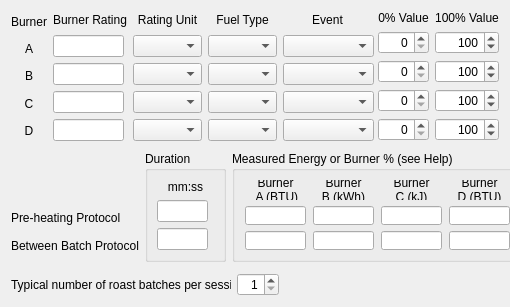
<?xml version="1.0" encoding="UTF-8"?>
<ui version="4.0">
 <class>Dialog</class>
 <widget class="QDialog" name="Dialog">
  <property name="geometry">
   <rect>
    <x>0</x>
    <y>0</y>
    <width>510</width>
    <height>307</height>
   </rect>
  </property>
  <property name="minimumSize">
   <size>
    <width>510</width>
    <height>303</height>
   </size>
  </property>
  <property name="windowTitle">
   <string>Energy Use Setup</string>
  </property>
  <layout class="QVBoxLayout" name="verticalLayout_15">
   <item>
    <layout class="QVBoxLayout" name="verticalLayout_14">
     <item>
      <layout class="QHBoxLayout" name="horizontalLayout">
       <item>
        <layout class="QVBoxLayout" name="verticalLayout_7">
         <item>
          <widget class="QLabel" name="burnerLabel">
           <property name="text">
            <string>Burner</string>
           </property>
           <property name="alignment">
            <set>Qt::AlignCenter</set>
           </property>
          </widget>
         </item>
         <item>
          <widget class="QLabel" name="aLabel">
           <property name="text">
            <string>A</string>
           </property>
           <property name="alignment">
            <set>Qt::AlignCenter</set>
           </property>
          </widget>
         </item>
         <item>
          <widget class="QLabel" name="bLabel">
           <property name="text">
            <string>B</string>
           </property>
           <property name="alignment">
            <set>Qt::AlignCenter</set>
           </property>
          </widget>
         </item>
         <item>
          <widget class="QLabel" name="cLabel">
           <property name="text">
            <string>C</string>
           </property>
           <property name="alignment">
            <set>Qt::AlignCenter</set>
           </property>
          </widget>
         </item>
         <item>
          <widget class="QLabel" name="dLabel">
           <property name="text">
            <string>D</string>
           </property>
           <property name="alignment">
            <set>Qt::AlignCenter</set>
           </property>
          </widget>
         </item>
        </layout>
       </item>
       <item>
        <layout class="QVBoxLayout" name="verticalLayout_6">
         <item>
          <widget class="QLabel" name="burnerratingsLabel">
           <property name="text">
            <string>Burner Rating</string>
           </property>
           <property name="alignment">
            <set>Qt::AlignCenter</set>
           </property>
          </widget>
         </item>
         <item>
          <widget class="QLineEdit" name="burnerratings[0]">
           <property name="sizePolicy">
            <sizepolicy hsizetype="Fixed" vsizetype="Fixed">
             <horstretch>0</horstretch>
             <verstretch>0</verstretch>
            </sizepolicy>
           </property>
           <property name="minimumSize">
            <size>
             <width>71</width>
             <height>22</height>
            </size>
           </property>
           <property name="maximumSize">
            <size>
             <width>71</width>
             <height>22</height>
            </size>
           </property>
           <property name="toolTip">
            <string>Enter the burner rating and then select the units</string>
           </property>
          </widget>
         </item>
         <item>
          <widget class="QLineEdit" name="burnerratings[1]">
           <property name="sizePolicy">
            <sizepolicy hsizetype="Fixed" vsizetype="Fixed">
             <horstretch>0</horstretch>
             <verstretch>0</verstretch>
            </sizepolicy>
           </property>
           <property name="minimumSize">
            <size>
             <width>71</width>
             <height>22</height>
            </size>
           </property>
           <property name="maximumSize">
            <size>
             <width>71</width>
             <height>22</height>
            </size>
           </property>
           <property name="toolTip">
            <string>Enter the burner rating and then select the units</string>
           </property>
          </widget>
         </item>
         <item>
          <widget class="QLineEdit" name="burnerratings[2]">
           <property name="sizePolicy">
            <sizepolicy hsizetype="Fixed" vsizetype="Fixed">
             <horstretch>0</horstretch>
             <verstretch>0</verstretch>
            </sizepolicy>
           </property>
           <property name="minimumSize">
            <size>
             <width>71</width>
             <height>22</height>
            </size>
           </property>
           <property name="maximumSize">
            <size>
             <width>71</width>
             <height>22</height>
            </size>
           </property>
           <property name="toolTip">
            <string>Enter the burner rating and then select the units</string>
           </property>
          </widget>
         </item>
         <item>
          <widget class="QLineEdit" name="burnerratings[3]">
           <property name="sizePolicy">
            <sizepolicy hsizetype="Fixed" vsizetype="Fixed">
             <horstretch>0</horstretch>
             <verstretch>0</verstretch>
            </sizepolicy>
           </property>
           <property name="minimumSize">
            <size>
             <width>71</width>
             <height>22</height>
            </size>
           </property>
           <property name="maximumSize">
            <size>
             <width>71</width>
             <height>22</height>
            </size>
           </property>
           <property name="toolTip">
            <string>Enter the burner rating and then select the units</string>
           </property>
          </widget>
         </item>
        </layout>
       </item>
       <item>
        <layout class="QVBoxLayout" name="verticalLayout_5">
         <item>
          <widget class="QLabel" name="ratingunitsLabel">
           <property name="text">
            <string>Rating Unit</string>
           </property>
           <property name="alignment">
            <set>Qt::AlignCenter</set>
           </property>
          </widget>
         </item>
         <item>
          <widget class="QComboBox" name="ratingunits[0]">
           <property name="minimumSize">
            <size>
             <width>69</width>
             <height>22</height>
            </size>
           </property>
          </widget>
         </item>
         <item>
          <widget class="QComboBox" name="ratingunits[1]">
           <property name="minimumSize">
            <size>
             <width>69</width>
             <height>22</height>
            </size>
           </property>
          </widget>
         </item>
         <item>
          <widget class="QComboBox" name="ratingunits[2]">
           <property name="minimumSize">
            <size>
             <width>69</width>
             <height>22</height>
            </size>
           </property>
          </widget>
         </item>
         <item>
          <widget class="QComboBox" name="ratingunits[3]">
           <property name="minimumSize">
            <size>
             <width>69</width>
             <height>22</height>
            </size>
           </property>
          </widget>
         </item>
        </layout>
       </item>
       <item>
        <layout class="QVBoxLayout" name="verticalLayout_4">
         <item>
          <widget class="QLabel" name="fueltypesLabel">
           <property name="text">
            <string>Fuel Type</string>
           </property>
           <property name="alignment">
            <set>Qt::AlignCenter</set>
           </property>
          </widget>
         </item>
         <item>
          <widget class="QComboBox" name="fueltypes[0]">
           <property name="minimumSize">
            <size>
             <width>69</width>
             <height>22</height>
            </size>
           </property>
          </widget>
         </item>
         <item>
          <widget class="QComboBox" name="fueltypes[1]">
           <property name="minimumSize">
            <size>
             <width>69</width>
             <height>22</height>
            </size>
           </property>
          </widget>
         </item>
         <item>
          <widget class="QComboBox" name="fueltypes[2]">
           <property name="minimumSize">
            <size>
             <width>69</width>
             <height>22</height>
            </size>
           </property>
          </widget>
         </item>
         <item>
          <widget class="QComboBox" name="fueltypes[3]">
           <property name="minimumSize">
            <size>
             <width>69</width>
             <height>22</height>
            </size>
           </property>
          </widget>
         </item>
        </layout>
       </item>
       <item>
        <layout class="QVBoxLayout" name="verticalLayout_3">
         <item>
          <widget class="QLabel" name="burner_etypesLabel">
           <property name="text">
            <string>Event</string>
           </property>
           <property name="alignment">
            <set>Qt::AlignCenter</set>
           </property>
          </widget>
         </item>
         <item>
          <widget class="QComboBox" name="burner_etypes[0]">
           <property name="minimumSize">
            <size>
             <width>91</width>
             <height>22</height>
            </size>
           </property>
           <property name="toolTip">
            <string>Select the event is any used to record the burner value</string>
           </property>
           <property name="editable">
            <bool>false</bool>
           </property>
          </widget>
         </item>
         <item>
          <widget class="QComboBox" name="burner_etypes[1]">
           <property name="minimumSize">
            <size>
             <width>91</width>
             <height>22</height>
            </size>
           </property>
           <property name="toolTip">
            <string>Select the event is any used to record the burner value</string>
           </property>
           <property name="editable">
            <bool>false</bool>
           </property>
          </widget>
         </item>
         <item>
          <widget class="QComboBox" name="burner_etypes[2]">
           <property name="minimumSize">
            <size>
             <width>91</width>
             <height>22</height>
            </size>
           </property>
           <property name="toolTip">
            <string>Select the event is any used to record the burner value</string>
           </property>
           <property name="editable">
            <bool>false</bool>
           </property>
          </widget>
         </item>
         <item>
          <widget class="QComboBox" name="burner_etypes[3]">
           <property name="minimumSize">
            <size>
             <width>91</width>
             <height>22</height>
            </size>
           </property>
           <property name="toolTip">
            <string>Select the event is any used to record the burner value</string>
           </property>
           <property name="editable">
            <bool>false</bool>
           </property>
          </widget>
         </item>
        </layout>
       </item>
       <item>
        <layout class="QVBoxLayout" name="verticalLayout_2">
         <item>
          <widget class="QLabel" name="burnerevent_zeropctsLabel">
           <property name="text">
            <string>0% Value</string>
           </property>
           <property name="alignment">
            <set>Qt::AlignCenter</set>
           </property>
          </widget>
         </item>
         <item>
          <widget class="QSpinBox" name="burnerevent_zeropcts[0]">
           <property name="minimumSize">
            <size>
             <width>51</width>
             <height>22</height>
            </size>
           </property>
           <property name="toolTip">
            <string>Set the event value that corresponds to 0%</string>
           </property>
           <property name="alignment">
            <set>Qt::AlignRight|Qt::AlignTrailing|Qt::AlignVCenter</set>
           </property>
           <property name="maximum">
            <number>998</number>
           </property>
          </widget>
         </item>
         <item>
          <widget class="QSpinBox" name="burnerevent_zeropcts[1]">
           <property name="minimumSize">
            <size>
             <width>51</width>
             <height>22</height>
            </size>
           </property>
           <property name="toolTip">
            <string>Set the event value that corresponds to 0%</string>
           </property>
           <property name="alignment">
            <set>Qt::AlignRight|Qt::AlignTrailing|Qt::AlignVCenter</set>
           </property>
           <property name="maximum">
            <number>998</number>
           </property>
          </widget>
         </item>
         <item>
          <widget class="QSpinBox" name="burnerevent_zeropcts[2]">
           <property name="minimumSize">
            <size>
             <width>51</width>
             <height>22</height>
            </size>
           </property>
           <property name="toolTip">
            <string>Set the event value that corresponds to 0%</string>
           </property>
           <property name="alignment">
            <set>Qt::AlignRight|Qt::AlignTrailing|Qt::AlignVCenter</set>
           </property>
           <property name="maximum">
            <number>998</number>
           </property>
          </widget>
         </item>
         <item>
          <widget class="QSpinBox" name="burnerevent_zeropcts[3]">
           <property name="minimumSize">
            <size>
             <width>51</width>
             <height>22</height>
            </size>
           </property>
           <property name="toolTip">
            <string>Set the event value that corresponds to 0%</string>
           </property>
           <property name="alignment">
            <set>Qt::AlignRight|Qt::AlignTrailing|Qt::AlignVCenter</set>
           </property>
           <property name="maximum">
            <number>998</number>
           </property>
          </widget>
         </item>
        </layout>
       </item>
       <item>
        <layout class="QVBoxLayout" name="verticalLayout">
         <item>
          <widget class="QLabel" name="burnerevent_hundpctsLabel">
           <property name="text">
            <string>100% Value</string>
           </property>
           <property name="alignment">
            <set>Qt::AlignCenter</set>
           </property>
          </widget>
         </item>
         <item>
          <widget class="QSpinBox" name="burnerevent_hundpcts[0]">
           <property name="minimumSize">
            <size>
             <width>51</width>
             <height>22</height>
            </size>
           </property>
           <property name="toolTip">
            <string>Set the event value that corresponds to 100%</string>
           </property>
           <property name="alignment">
            <set>Qt::AlignRight|Qt::AlignTrailing|Qt::AlignVCenter</set>
           </property>
           <property name="minimum">
            <number>1</number>
           </property>
           <property name="maximum">
            <number>999</number>
           </property>
           <property name="value">
            <number>100</number>
           </property>
          </widget>
         </item>
         <item>
          <widget class="QSpinBox" name="burnerevent_hundpcts[1]">
           <property name="minimumSize">
            <size>
             <width>51</width>
             <height>22</height>
            </size>
           </property>
           <property name="toolTip">
            <string>Set the event value that corresponds to 100%</string>
           </property>
           <property name="alignment">
            <set>Qt::AlignRight|Qt::AlignTrailing|Qt::AlignVCenter</set>
           </property>
           <property name="minimum">
            <number>1</number>
           </property>
           <property name="maximum">
            <number>999</number>
           </property>
           <property name="value">
            <number>100</number>
           </property>
          </widget>
         </item>
         <item>
          <widget class="QSpinBox" name="burnerevent_hundpcts[2]">
           <property name="minimumSize">
            <size>
             <width>51</width>
             <height>22</height>
            </size>
           </property>
           <property name="toolTip">
            <string>Set the event value that corresponds to 100%</string>
           </property>
           <property name="alignment">
            <set>Qt::AlignRight|Qt::AlignTrailing|Qt::AlignVCenter</set>
           </property>
           <property name="minimum">
            <number>1</number>
           </property>
           <property name="maximum">
            <number>999</number>
           </property>
           <property name="value">
            <number>100</number>
           </property>
          </widget>
         </item>
         <item>
          <widget class="QSpinBox" name="burnerevent_hundpcts[3]">
           <property name="minimumSize">
            <size>
             <width>51</width>
             <height>22</height>
            </size>
           </property>
           <property name="toolTip">
            <string>Set the event value that corresponds to 100%</string>
           </property>
           <property name="alignment">
            <set>Qt::AlignRight|Qt::AlignTrailing|Qt::AlignVCenter</set>
           </property>
           <property name="minimum">
            <number>1</number>
           </property>
           <property name="maximum">
            <number>999</number>
           </property>
           <property name="value">
            <number>100</number>
           </property>
          </widget>
         </item>
        </layout>
       </item>
      </layout>
     </item>
     <item>
      <layout class="QHBoxLayout" name="horizontalLayout_4">
       <item>
        <layout class="QVBoxLayout" name="verticalLayout_13">
         <item>
          <spacer name="verticalSpacer">
           <property name="orientation">
            <enum>Qt::Vertical</enum>
           </property>
           <property name="sizeHint" stdset="0">
            <size>
             <width>111</width>
             <height>60</height>
            </size>
           </property>
          </spacer>
         </item>
         <item>
          <widget class="QLabel" name="preheatenergiesLabel">
           <property name="minimumSize">
            <size>
             <width>0</width>
             <height>22</height>
            </size>
           </property>
           <property name="maximumSize">
            <size>
             <width>16777215</width>
             <height>22</height>
            </size>
           </property>
           <property name="text">
            <string>Pre-heating Protocol</string>
           </property>
          </widget>
         </item>
         <item>
          <widget class="QLabel" name="betweenbatchenergiesLabel">
           <property name="minimumSize">
            <size>
             <width>0</width>
             <height>22</height>
            </size>
           </property>
           <property name="maximumSize">
            <size>
             <width>16777215</width>
             <height>22</height>
            </size>
           </property>
           <property name="text">
            <string>Between Batch Protocol</string>
           </property>
          </widget>
         </item>
         <item>
          <spacer name="verticalSpacer_2">
           <property name="orientation">
            <enum>Qt::Vertical</enum>
           </property>
           <property name="sizeType">
            <enum>QSizePolicy::Expanding</enum>
           </property>
           <property name="sizeHint" stdset="0">
            <size>
             <width>0</width>
             <height>6</height>
            </size>
           </property>
          </spacer>
         </item>
        </layout>
       </item>
       <item>
        <widget class="QGroupBox" name="durationGrpBox">
         <property name="minimumSize">
          <size>
           <width>81</width>
           <height>111</height>
          </size>
         </property>
         <property name="maximumSize">
          <size>
           <width>81</width>
           <height>111</height>
          </size>
         </property>
         <property name="title">
          <string>Duration</string>
         </property>
         <layout class="QVBoxLayout" name="verticalLayout_16">
          <item>
           <layout class="QVBoxLayout" name="verticalLayout_12">
            <item>
             <widget class="QLabel" name="mmssLabel">
              <property name="text">
               <string>mm:ss</string>
              </property>
              <property name="alignment">
               <set>Qt::AlignCenter</set>
              </property>
             </widget>
            </item>
            <item>
             <widget class="QLineEdit" name="preheatDuration">
              <property name="maximumSize">
               <size>
                <width>51</width>
                <height>22</height>
               </size>
              </property>
              <property name="toolTip">
               <string>Set the duration for pre-heating'</string>
              </property>
             </widget>
            </item>
            <item>
             <widget class="QLineEdit" name="betweenbatchDuration">
              <property name="maximumSize">
               <size>
                <width>51</width>
                <height>22</height>
               </size>
              </property>
              <property name="toolTip">
               <string>Set the duration for BBP</string>
              </property>
             </widget>
            </item>
           </layout>
          </item>
         </layout>
        </widget>
       </item>
       <item>
        <widget class="QGroupBox" name="measenergyGrpBox">
         <property name="minimumSize">
          <size>
           <width>291</width>
           <height>111</height>
          </size>
         </property>
         <property name="maximumSize">
          <size>
           <width>291</width>
           <height>111</height>
          </size>
         </property>
         <property name="title">
          <string>Measured Energy or Burner % (see Help)</string>
         </property>
         <layout class="QVBoxLayout" name="verticalLayout_17">
          <item>
           <layout class="QHBoxLayout" name="horizontalLayout_2">
            <item>
             <layout class="QVBoxLayout" name="verticalLayout_8">
              <item>
               <widget class="QLabel" name="energyLabel[0]">
                <property name="text">
                 <string>Burner
 A (BTU)</string>
                </property>
                <property name="alignment">
                 <set>Qt::AlignCenter</set>
                </property>
               </widget>
              </item>
              <item>
               <widget class="QLineEdit" name="preheatenergies[0]">
                <property name="maximumSize">
                 <size>
                  <width>61</width>
                  <height>22</height>
                 </size>
                </property>
                <property name="toolTip">
                 <string>Enter the measured total for pre-heat energy</string>
                </property>
               </widget>
              </item>
              <item>
               <widget class="QLineEdit" name="betweenbatchenergies[0]">
                <property name="maximumSize">
                 <size>
                  <width>61</width>
                  <height>22</height>
                 </size>
                </property>
                <property name="toolTip">
                 <string>Enter the measured total for BBP</string>
                </property>
               </widget>
              </item>
             </layout>
            </item>
            <item>
             <layout class="QVBoxLayout" name="verticalLayout_9">
              <item>
               <widget class="QLabel" name="energyLabel[1]">
                <property name="text">
                 <string>Burner
B (kWh)</string>
                </property>
                <property name="alignment">
                 <set>Qt::AlignCenter</set>
                </property>
               </widget>
              </item>
              <item>
               <widget class="QLineEdit" name="preheatenergies[1]">
                <property name="maximumSize">
                 <size>
                  <width>61</width>
                  <height>22</height>
                 </size>
                </property>
                <property name="toolTip">
                 <string>Enter the measured total for pre-heat energy</string>
                </property>
               </widget>
              </item>
              <item>
               <widget class="QLineEdit" name="betweenbatchenergies[1]">
                <property name="maximumSize">
                 <size>
                  <width>61</width>
                  <height>22</height>
                 </size>
                </property>
                <property name="toolTip">
                 <string>Enter the measured total for BBP energy</string>
                </property>
               </widget>
              </item>
             </layout>
            </item>
            <item>
             <layout class="QVBoxLayout" name="verticalLayout_10">
              <item>
               <widget class="QLabel" name="energyLabel[2]">
                <property name="text">
                 <string>Burner
C (kJ)</string>
                </property>
                <property name="alignment">
                 <set>Qt::AlignCenter</set>
                </property>
               </widget>
              </item>
              <item>
               <widget class="QLineEdit" name="preheatenergies[2]">
                <property name="maximumSize">
                 <size>
                  <width>61</width>
                  <height>22</height>
                 </size>
                </property>
                <property name="toolTip">
                 <string>Enter the measured total for pre-heat energy</string>
                </property>
               </widget>
              </item>
              <item>
               <widget class="QLineEdit" name="betweenbatchenergies[2]">
                <property name="maximumSize">
                 <size>
                  <width>61</width>
                  <height>22</height>
                 </size>
                </property>
                <property name="toolTip">
                 <string>Enter the measured total for BBP energy</string>
                </property>
               </widget>
              </item>
             </layout>
            </item>
            <item>
             <layout class="QVBoxLayout" name="verticalLayout_11">
              <item>
               <widget class="QLabel" name="energyLabel[3]">
                <property name="text">
                 <string>Burner
D (BTU)</string>
                </property>
                <property name="alignment">
                 <set>Qt::AlignCenter</set>
                </property>
               </widget>
              </item>
              <item>
               <widget class="QLineEdit" name="preheatenergies[3]">
                <property name="maximumSize">
                 <size>
                  <width>61</width>
                  <height>22</height>
                 </size>
                </property>
                <property name="toolTip">
                 <string>Enter the measured total for pre-heat energy</string>
                </property>
               </widget>
              </item>
              <item>
               <widget class="QLineEdit" name="betweenbatchenergies[3]">
                <property name="maximumSize">
                 <size>
                  <width>61</width>
                  <height>22</height>
                 </size>
                </property>
                <property name="toolTip">
                 <string>Enter the measured total for BBP energy</string>
                </property>
               </widget>
              </item>
             </layout>
            </item>
           </layout>
          </item>
         </layout>
        </widget>
       </item>
      </layout>
     </item>
     <item>
      <layout class="QHBoxLayout" name="horizontalLayout_3">
       <item>
        <widget class="QLabel" name="roasts_per_sessionLabel">
         <property name="text">
          <string>Typical number of roast batches per session</string>
         </property>
        </widget>
       </item>
       <item>
        <widget class="QSpinBox" name="roasts_per_session">
         <property name="minimumSize">
          <size>
           <width>42</width>
           <height>0</height>
          </size>
         </property>
         <property name="maximumSize">
          <size>
           <width>42</width>
           <height>16777215</height>
          </size>
         </property>
         <property name="toolTip">
          <string>Set the event value that corresponds to 0%</string>
         </property>
         <property name="alignment">
          <set>Qt::AlignRight|Qt::AlignTrailing|Qt::AlignVCenter</set>
         </property>
         <property name="minimum">
          <number>1</number>
         </property>
        </widget>
       </item>
       <item>
        <spacer name="horizontalSpacer">
         <property name="orientation">
          <enum>Qt::Horizontal</enum>
         </property>
         <property name="sizeType">
          <enum>QSizePolicy::MinimumExpanding</enum>
         </property>
         <property name="sizeHint" stdset="0">
          <size>
           <width>228</width>
           <height>20</height>
          </size>
         </property>
        </spacer>
       </item>
      </layout>
     </item>
    </layout>
   </item>
  </layout>
  <zorder>durationGrpBox</zorder>
  <zorder>measenergyGrpBox</zorder>
  <zorder>burnerratings[0]</zorder>
  <zorder>fueltypes[0]</zorder>
  <zorder>ratingunits[0]</zorder>
  <zorder>burner_etypes[0]</zorder>
  <zorder>burnerevent_zeropcts[0]</zorder>
  <zorder>burnerevent_hundpcts[0]</zorder>
  <zorder>burnerratings[1]</zorder>
  <zorder>ratingunits[1]</zorder>
  <zorder>fueltypes[1]</zorder>
  <zorder>burner_etypes[1]</zorder>
  <zorder>burnerevent_zeropcts[1]</zorder>
  <zorder>burnerevent_hundpcts[1]</zorder>
  <zorder>burnerratings[2]</zorder>
  <zorder>ratingunits[2]</zorder>
  <zorder>fueltypes[2]</zorder>
  <zorder>burner_etypes[2]</zorder>
  <zorder>burnerevent_zeropcts[2]</zorder>
  <zorder>burnerevent_hundpcts[2]</zorder>
  <zorder>burnerratings[3]</zorder>
  <zorder>ratingunits[3]</zorder>
  <zorder>fueltypes[3]</zorder>
  <zorder>burner_etypes[3]</zorder>
  <zorder>burnerevent_zeropcts[3]</zorder>
  <zorder>burnerevent_hundpcts[3]</zorder>
  <zorder>preheatDuration</zorder>
  <zorder>preheatenergies[0]</zorder>
  <zorder>preheatenergies[1]</zorder>
  <zorder>preheatenergies[2]</zorder>
  <zorder>preheatenergies[3]</zorder>
  <zorder>betweenbatchDuration</zorder>
  <zorder>betweenbatchenergies[0]</zorder>
  <zorder>betweenbatchenergies[1]</zorder>
  <zorder>betweenbatchenergies[2]</zorder>
  <zorder>betweenbatchenergies[3]</zorder>
  <zorder>burnerLabel</zorder>
  <zorder>burnerratingsLabel</zorder>
  <zorder>ratingunitsLabel</zorder>
  <zorder>fueltypesLabel</zorder>
  <zorder>burner_etypesLabel</zorder>
  <zorder>burnerevent_zeropctsLabel</zorder>
  <zorder>burnerevent_hundpctsLabel</zorder>
  <zorder>aLabel</zorder>
  <zorder>bLabel</zorder>
  <zorder>cLabel</zorder>
  <zorder>dLabel</zorder>
  <zorder>mmssLabel</zorder>
  <zorder>energyLabel[0]</zorder>
  <zorder>energyLabel[1]</zorder>
  <zorder>energyLabel[2]</zorder>
  <zorder>energyLabel[3]</zorder>
  <zorder>preheatenergiesLabel</zorder>
  <zorder>betweenbatchenergiesLabel</zorder>
  <zorder>roasts_per_sessionLabel</zorder>
  <zorder>roasts_per_session</zorder>
  <zorder>ratingunits[3]</zorder>
  <zorder>verticalSpacer</zorder>
  <zorder>verticalSpacer_2</zorder>
  <zorder>horizontalSpacer</zorder>
 </widget>
 <resources/>
 <connections/>
</ui>
